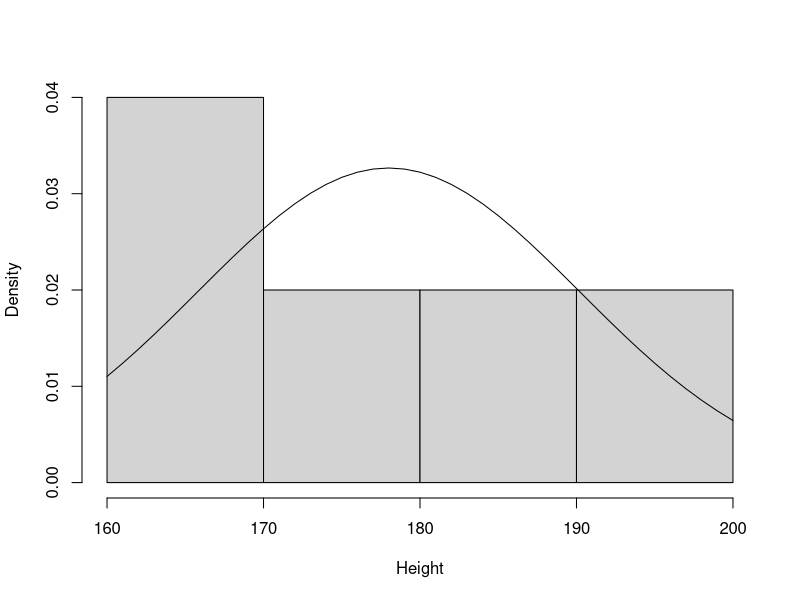
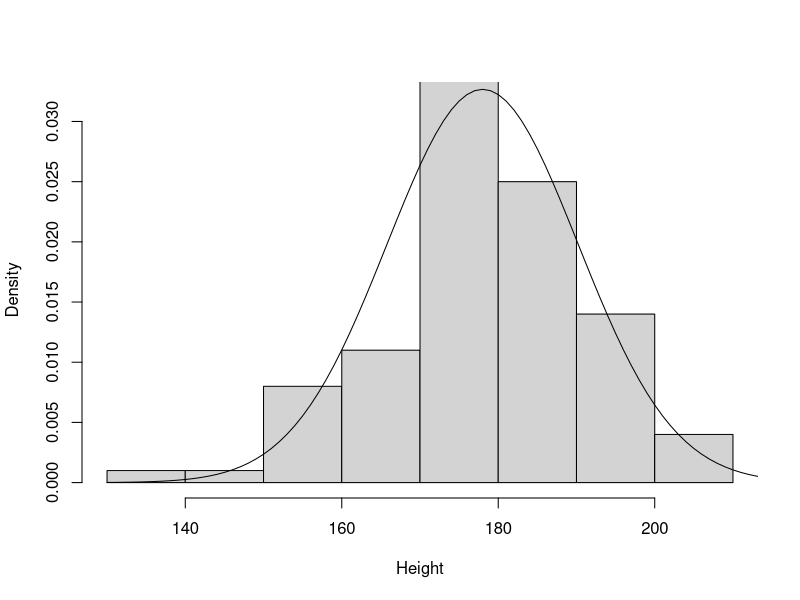
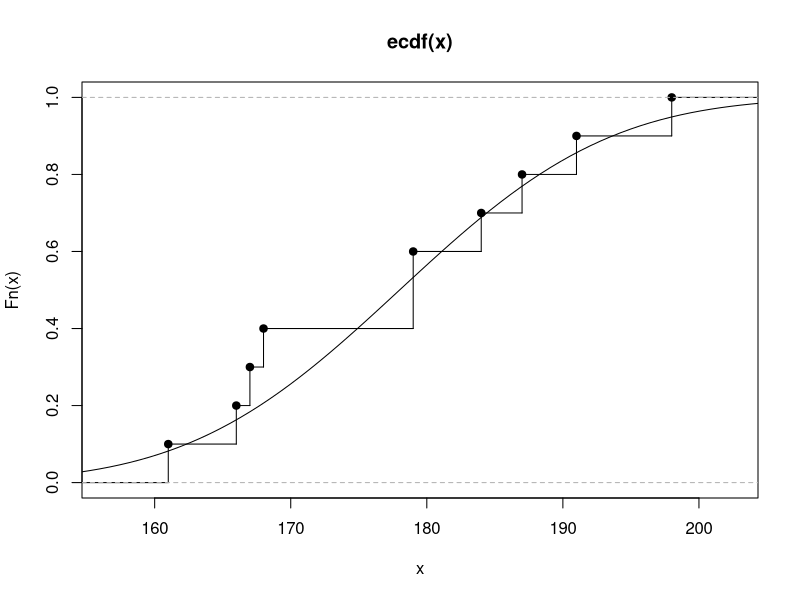
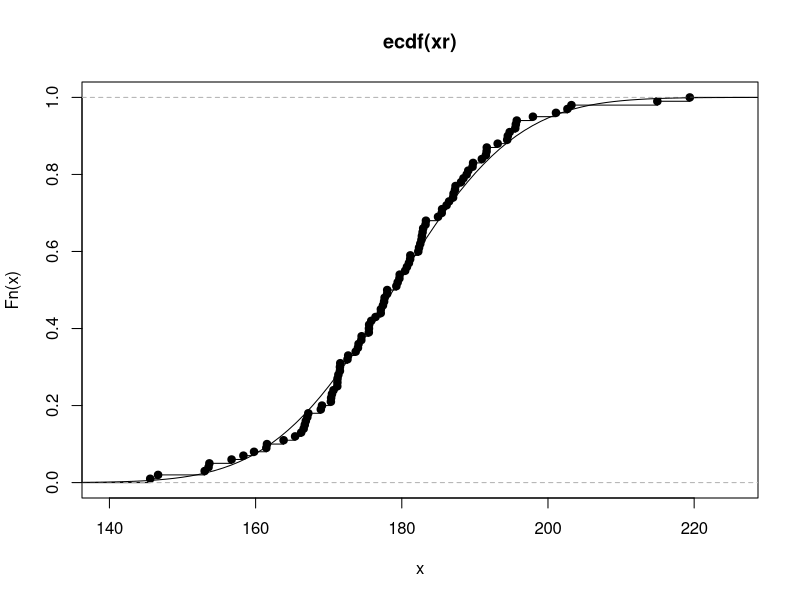
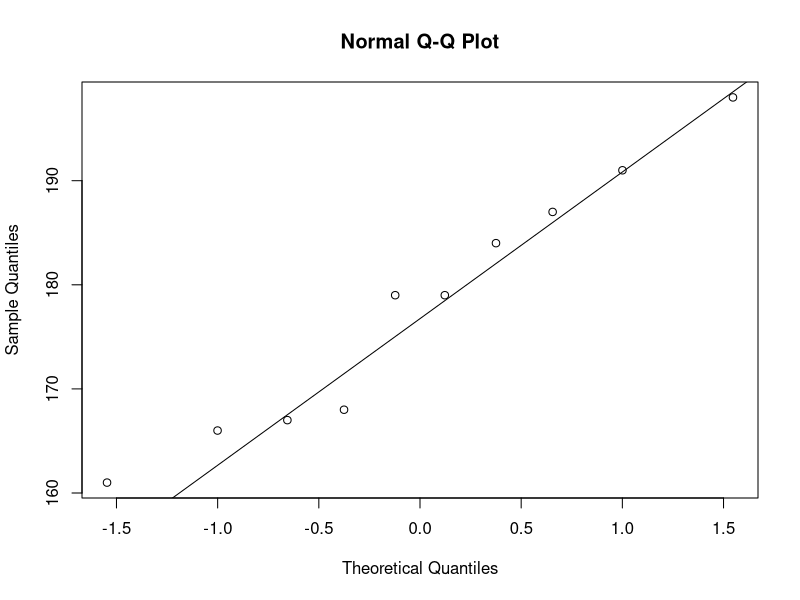
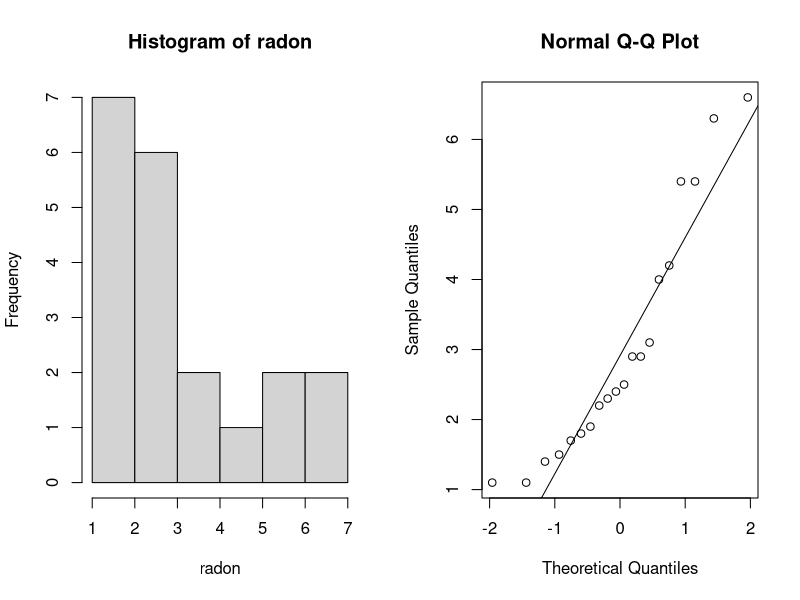
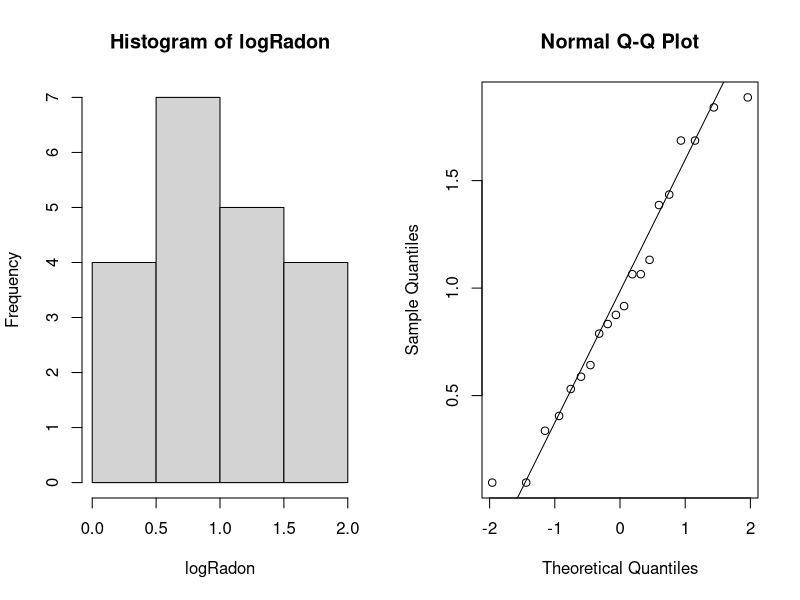

Reproduce these figures in R, in order.
#######################################
### 'Manual' one-sample t-test in R ###
#######################################

# Enter data
x <- c(1.2, 2.4, 1.3, 1.3, 0.9, 1.0, 1.8, 0.8, 4.6, 1.4) 
n <- length(x) # sample size

# Compute 'tobs' - the observed test statistic
tobs <- (mean(x) - 0) / (sd(x) / sqrt(n))

# Compute the p-value as a tail-probability 
# in the relevant t-distribution:
2 * (1 - pt(abs(tobs), df = n-1))

####################################################
### One-sample t-test in R using t.test function ###
####################################################

t.test(x)

############################################
### Density histogram of student heights ###
############################################

# Student heights data
x <- c(168, 161, 167, 179, 184, 166, 198, 187, 191, 179)

# Density histogram of student height data together with normal pdf
hist(x, xlab = "Height", main = "", freq = FALSE)
lines(seq(160, 200, 1), dnorm(seq(160, 200, 1), mean(x), sd(x)))

# Density histogram of simulated data from normal distribution
# (n = 100) together with normal pdf
xr <- rnorm(100, mean(x), sd(x))
hist(xr, xlab = "Height", main = "", freq = FALSE, ylim = c(0, 0.032))
lines(seq(130, 230, 1), dnorm(seq(130, 230, 1), mean(x), sd(x)))

# Empirical cdf for student height data together 
# with normal cdf
plot(ecdf(x), verticals = TRUE)
xp <- seq(0.9*min(x), 1.1*max(x), length.out = 100) 
lines(xp, pnorm(xp, mean(x), sd(x))) 

# Empirical cdf of simulated data from normal distribution
# (n = 100) together with normal cdf
xr <- rnorm(100,  mean(x), sd(x))
plot(ecdf(xr), verticals = TRUE)
xp <- seq(0.9*min(xr), 1.1*max(xr), length.out = 100) 
lines(xp, pnorm(xp, mean(xr), sd(xr))) 

# Normal q-q plot of student heights
qqnorm(x)
qqline(x)

###########################
### Example: Radon data ###
###########################

## Reading in the data
radon <- c(2.4, 4.2, 1.8, 2.5, 5.4, 2.2, 4.0, 1.1, 1.5, 5.4, 6.3,
        1.9, 1.7, 1.1, 6.6, 3.1, 2.3, 1.4, 2.9, 2.9)

## Histogram and q-q plot of data
par(mfrow = c(1,2))
hist(radon)
qqnorm(radon)
qqline(radon)

# Transform data using the natural logarithm
logRadon<-log(radon)

## Histogram and q-q plot of transformed data
par(mfrow = c(1,2))
hist(logRadon)
qqnorm(logRadon)
qqline(logRadon)

